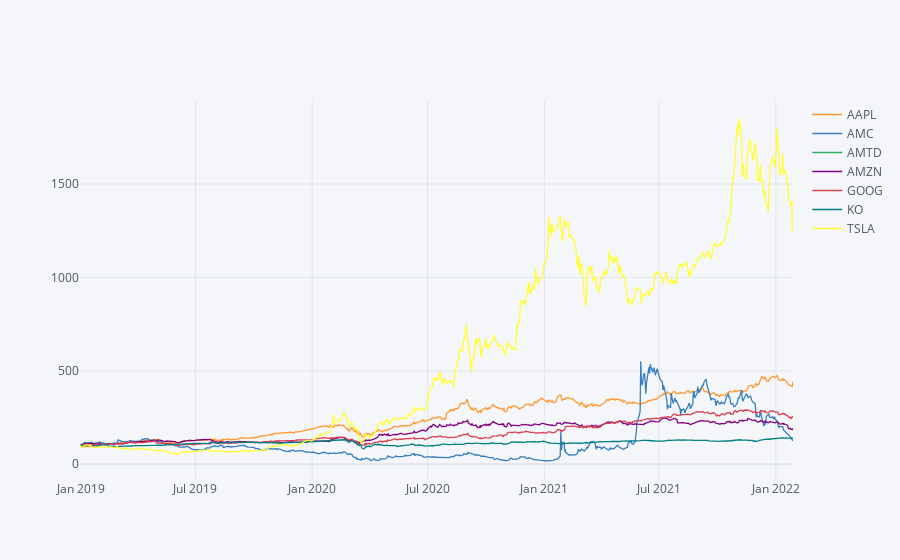

Notebook cell for this chart:
### Code cell
def adj_close_graph(ticker, start_date, end_date):
    '''This function prints the stocks projection
    It accept three argument which is the stock ticker, the start date and the end date
    It returns the visual representation of the stocks 
    '''
    adj_close_price_graph = adj_close(ticker, start_date, end_date).iplot()
    return adj_close_price_graph

adj_close_graph(ticker, start_date, end_date)

### Figure 1 — Plotly figure (JSON) as saved in the notebook; plotly's stock layout.template omitted (floating-point values rounded to 4 significant figures; data arrays with more than 128 entries replaced by an {"elided": "..."} marker saying what was removed)
{"data": [{"line": {"color": "rgba(255, 153, 51, 1.0)", "dash": "solid", "shape": "linear", "width": 1.3}, "mode": "lines", "name": "AAPL", "text": "", "type": "scatter", "x": {"elided": "777 str values"}, "y": {"elided": "777 float values"}}, {"line": {"color": "rgba(55, 128, 191, 1.0)", "dash": "solid", "shape": "linear", "width": 1.3}, "mode": "lines", "name": "AMC", "text": "", "type": "scatter", "x": {"elided": "777 str values"}, "y": {"elided": "777 float values"}}, {"line": {"color": "rgba(50, 171, 96, 1.0)", "dash": "solid", "shape": "linear", "width": 1.3}, "mode": "lines", "name": "AMTD", "text": "", "type": "scatter", "x": {"elided": "777 str values"}, "y": {"elided": "777 str values"}}, {"line": {"color": "rgba(128, 0, 128, 1.0)", "dash": "solid", "shape": "linear", "width": 1.3}, "mode": "lines", "name": "AMZN", "text": "", "type": "scatter", "x": {"elided": "777 str values"}, "y": {"elided": "777 float values"}}, {"line": {"color": "rgba(219, 64, 82, 1.0)", "dash": "solid", "shape": "linear", "width": 1.3}, "mode": "lines", "name": "GOOG", "text": "", "type": "scatter", "x": {"elided": "777 str values"}, "y": {"elided": "777 float values"}}, {"line": {"color": "rgba(0, 128, 128, 1.0)", "dash": "solid", "shape": "linear", "width": 1.3}, "mode": "lines", "name": "KO", "text": "", "type": "scatter", "x": {"elided": "777 str values"}, "y": {"elided": "777 float values"}}, {"line": {"color": "rgba(255, 255, 51, 1.0)", "dash": "solid", "shape": "linear", "width": 1.3}, "mode": "lines", "name": "TSLA", "text": "", "type": "scatter", "x": {"elided": "777 str values"}, "y": {"elided": "777 float values"}}], "layout": {"legend": {"bgcolor": "#F5F6F9", "font": {"color": "#4D5663"}}, "paper_bgcolor": "#F5F6F9", "plot_bgcolor": "#F5F6F9", "title": {"font": {"color": "#4D5663"}}, "xaxis": {"gridcolor": "#E1E5ED", "showgrid": true, "tickfont": {"color": "#4D5663"}, "title": {"font": {"color": "#4D5663"}, "text": ""}, "zerolinecolor": "#E1E5ED"}, "yaxis": {"gridcolor": "#E1E5ED", "showgrid": true, "tickfont": {"color": "#4D5663"}, "title": {"font": {"color": "#4D5663"}, "text": ""}, "zerolinecolor": "#E1E5ED"}}}
